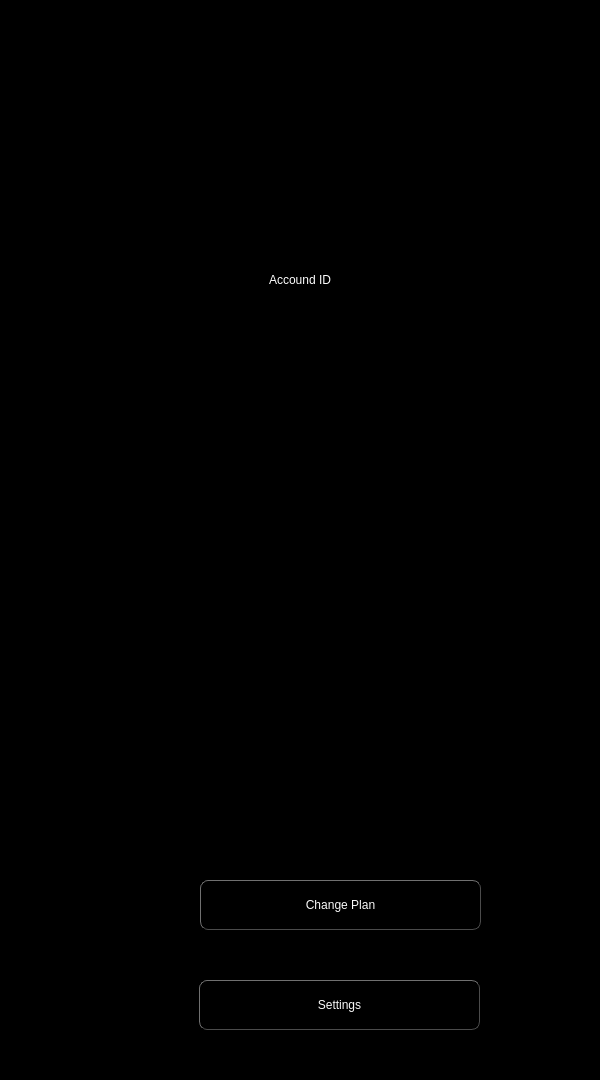
<?xml version="1.0" encoding="UTF-8"?>
<ui version="4.0">
 <class>Frame</class>
 <widget class="QFrame" name="Frame">
  <property name="geometry">
   <rect>
    <x>0</x>
    <y>0</y>
    <width>600</width>
    <height>1080</height>
   </rect>
  </property>
  <property name="windowTitle">
   <string>Frame</string>
  </property>
  <property name="styleSheet">
   <string notr="true">background: none;
background-color: rgb(0, 0, 0);</string>
  </property>
  <widget class="QPushButton" name="icon">
   <property name="geometry">
    <rect>
     <x>225</x>
     <y>80</y>
     <width>150</width>
     <height>150</height>
    </rect>
   </property>
   <property name="styleSheet">
    <string notr="true">background-color: rgb(0, 0, 0);
color: rgb(150, 150, 150);
border-style: outset;
border-radius: 15px;</string>
   </property>
   <property name="text">
    <string/>
   </property>
   <property name="icon">
    <iconset>
     <normaloff>../icons/account.png</normaloff>../icons/account.png</iconset>
   </property>
   <property name="iconSize">
    <size>
     <width>120</width>
     <height>120</height>
    </size>
   </property>
  </widget>
  <widget class="QPushButton" name="changePlanButton">
   <property name="geometry">
    <rect>
     <x>200</x>
     <y>880</y>
     <width>281</width>
     <height>50</height>
    </rect>
   </property>
   <property name="styleSheet">
    <string notr="true">background-color: rgb(0, 0, 0);
font: 57 11pt &quot;Quicksand Medium&quot;;
color: rgb(250, 250, 250);
border-color: rgb(75, 75, 75);
border-width: 1px;
border-style: outset;
border-radius: 8px;</string>
   </property>
   <property name="text">
    <string>Change Plan</string>
   </property>
  </widget>
  <widget class="QPushButton" name="pushButton_9">
   <property name="geometry">
    <rect>
     <x>160</x>
     <y>890</y>
     <width>30</width>
     <height>30</height>
    </rect>
   </property>
   <property name="styleSheet">
    <string notr="true">background-color: rgb(0, 0, 0);
color: rgb(150, 150, 150);
border-style: outset;
border-radius: 15px;</string>
   </property>
   <property name="text">
    <string/>
   </property>
   <property name="icon">
    <iconset>
     <normaloff>../icons/forward.png</normaloff>../icons/forward.png</iconset>
   </property>
   <property name="iconSize">
    <size>
     <width>30</width>
     <height>30</height>
    </size>
   </property>
  </widget>
  <widget class="QPushButton" name="settingsButton">
   <property name="geometry">
    <rect>
     <x>199</x>
     <y>980</y>
     <width>281</width>
     <height>50</height>
    </rect>
   </property>
   <property name="styleSheet">
    <string notr="true">background-color: rgb(0, 0, 0);
font: 57 11pt &quot;Quicksand Medium&quot;;
color: rgb(250, 250, 250);
border-color: rgb(75, 75, 75);
border-width: 1px;
border-style: outset;
border-radius: 8px;</string>
   </property>
   <property name="text">
    <string>Settings</string>
   </property>
  </widget>
  <widget class="QPushButton" name="pushButton_10">
   <property name="geometry">
    <rect>
     <x>160</x>
     <y>990</y>
     <width>30</width>
     <height>30</height>
    </rect>
   </property>
   <property name="styleSheet">
    <string notr="true">background-color: rgb(0, 0, 0);
color: rgb(150, 150, 150);
border-style: outset;
border-radius: 15px;</string>
   </property>
   <property name="text">
    <string/>
   </property>
   <property name="icon">
    <iconset>
     <normaloff>../icons/setting.png</normaloff>../icons/setting.png</iconset>
   </property>
   <property name="iconSize">
    <size>
     <width>30</width>
     <height>30</height>
    </size>
   </property>
  </widget>
  <widget class="QLabel" name="idLabel">
   <property name="geometry">
    <rect>
     <x>10</x>
     <y>240</y>
     <width>580</width>
     <height>80</height>
    </rect>
   </property>
   <property name="styleSheet">
    <string notr="true">color: rgb(255, 255, 255);
font: 57 14pt &quot;Quicksand Medium&quot;;</string>
   </property>
   <property name="text">
    <string>&lt;html&gt;&lt;head/&gt;&lt;body&gt;&lt;p align=&quot;center&quot;&gt;Accound ID&lt;/p&gt;&lt;/body&gt;&lt;/html&gt;</string>
   </property>
   <property name="wordWrap">
    <bool>true</bool>
   </property>
  </widget>
 </widget>
 <resources/>
 <connections/>
</ui>
